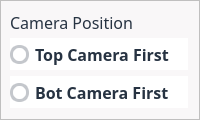
             <widget class="QFrame" name="frameDashBoardBotCameraReadsFromLeftToRight">
              <property name="styleSheet">
               <string notr="true">QFrame{
     background:rgb(249,247,248);

}

QLabel{
  background:rgb(249,247,248);
  color: rgb(39,51,66);
  font-size: 16px;
  font-family: Siemens Sans;
  min-height: 20px;
  max-height: 20px;
}

QRadioButton{
     background:rgb(255,255,255);
      color: rgb(39,51,66);
     font-size: 16px;
     font-weight: bold;
     font-family: Siemens Sans;
     min-height: 32px;
     max-height: 32px;
}

QRadioButton::indicator {
width: 15px;
height: 15px;
border-radius: 15px;
}

QRadioButton::indicator::unchecked{ 
border: 3px solid; 
border-color: rgb(196,199,204);
border-radius: 9px;
background-color: white; 
width: 13px; 
height: 13px; 
}

QRadioButton::indicator::checked{ 
border: 3px solid; 
border-color: rgb(196,199,204);
border-radius: 9px;
background-color: rgb(0,95,135); 
width: 13px; 
height:13px; 
}






</string>
              </property>
              <property name="frameShape">
               <enum>QFrame::StyledPanel</enum>
              </property>
              <property name="frameShadow">
               <enum>QFrame::Raised</enum>
              </property>
              <layout class="QGridLayout" name="gridLayout_35">
               <property name="leftMargin">
                <number>9</number>
               </property>
               <item row="0" column="0">
                <widget class="QLabel" name="labelDashBoardBotCameraReadsFromLeftToRight">
                 <property name="font">
                  <font>
                   <family>Siemens Sans</family>
                   <pointsize>-1</pointsize>
                  </font>
                 </property>
                 <property name="text">
                  <string>Camera Position</string>
                 </property>
                </widget>
               </item>
               <item row="1" column="0">
                <layout class="QGridLayout" name="gridLayout_36">
                 <item row="0" column="0">
                  <widget class="QRadioButton" name="radioButtonTopCameraFirst">
                   <property name="font">
                    <font>
                     <family>Siemens Sans</family>
                     <pointsize>-1</pointsize>
                     <weight>75</weight>
                     <bold>true</bold>
                    </font>
                   </property>
                   <property name="text">
                    <string>Top Camera First</string>
                   </property>
                  </widget>
                 </item>
                 <item row="1" column="0">
                  <widget class="QRadioButton" name="radioButtonBotCameraFirst">
                   <property name="font">
                    <font>
                     <family>Siemens Sans</family>
                     <pointsize>-1</pointsize>
                     <weight>75</weight>
                     <bold>true</bold>
                    </font>
                   </property>
                   <property name="text">
                    <string>Bot Camera First</string>
                   </property>
                  </widget>
                 </item>
                </layout>
               </item>
              </layout>
             </widget>
